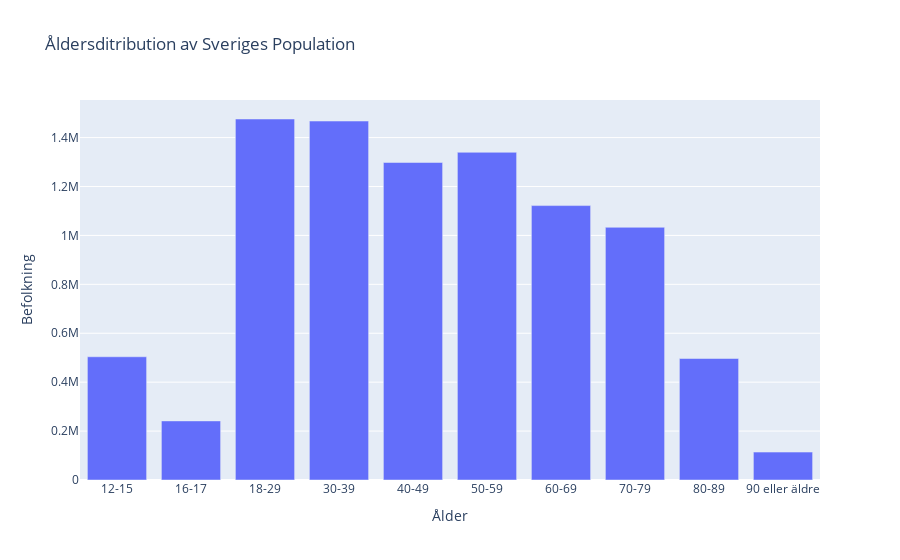

The cell this chart's notebook holds for it:
### Markdown cell above
---
e) Draw a diagram showing the age distribution of Swedens population

### Code cell
# using df grouped by age to get the sum of all numeric values based on that group, and then resetting age back to its own column to use in plotting:
df_by_age_group = df.groupby(["Ålder"]).sum(numeric_only = True).reset_index()
px.bar(df_by_age_group, x = "Ålder", y = "Befolkning", title = "Åldersditribution av Sveriges Population")
# TODO fix misleading amount in smaller age groups

### Figure 1 — Plotly figure (JSON) as saved in the notebook; plotly's stock layout.template omitted (floating-point values rounded to 4 significant figures)
{"data": [{"alignmentgroup": "True", "hovertemplate": "Ålder=%{x}<br>Befolkning=%{y}<extra></extra>", "legendgroup": "", "marker": {"color": "#636efa", "pattern": {"shape": ""}}, "name": "", "offsetgroup": "", "orientation": "v", "showlegend": false, "textposition": "auto", "type": "bar", "x": ["12-15", "16-17", "18-29", "30-39", "40-49", "50-59", "60-69", "70-79", "80-89", "90 eller äldre"], "xaxis": "x", "y": [503831, 241539, 1475950, 1467590, 1298156, 1339798, 1121922, 1033113, 496750, 114141], "yaxis": "y"}], "layout": {"barmode": "relative", "legend": {"tracegroupgap": 0}, "title": {"text": "Åldersditribution av Sveriges Population"}, "xaxis": {"anchor": "y", "domain": [0, 1], "title": {"text": "Ålder"}}, "yaxis": {"anchor": "x", "domain": [0, 1], "title": {"text": "Befolkning"}}}}
